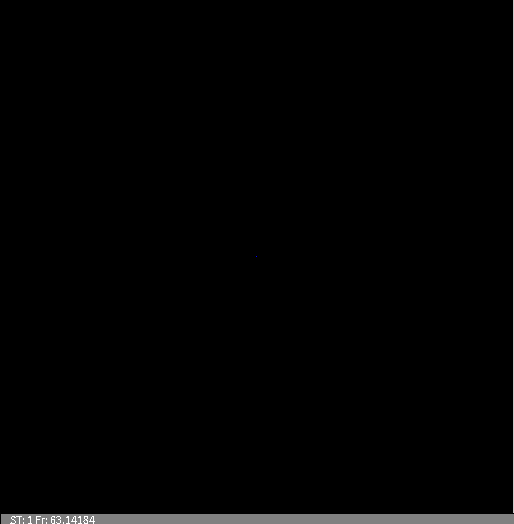
Frame 1 (no input)
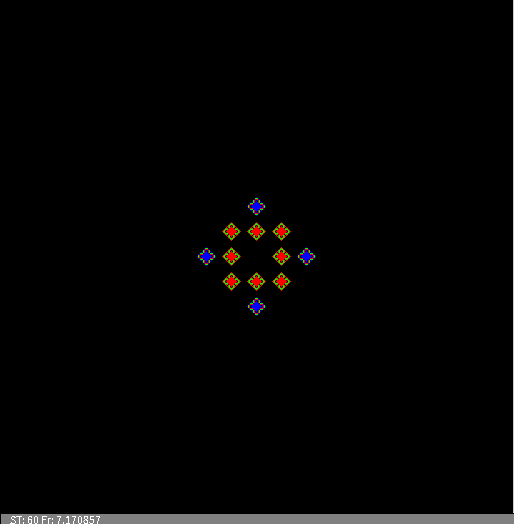
Frame 60 (the mouse pressed at the canvas centre just before this capture)
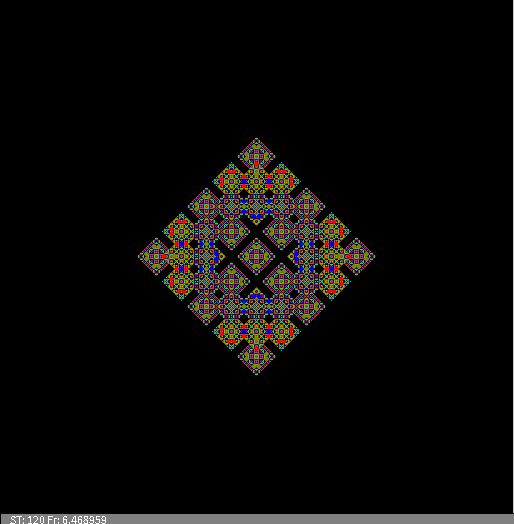
Frame 120 (the mouse held since frame 60 and released just before this capture)

The Processing sketch that drew these frames (run headless with seeded random() and noise(); from frame 60 on, the mouse is pressed at the canvas centre):

// Processing sketch: automat_wzrost2Dv1
// ── automat_wzrost2Dv1.pde
//Dwuwymiarowy, DETERMINISTYCZNY automat komórkowy - reguła "ZSUMUJ Z SĄSIADAMI I WEŹ MODULO". Kroki MC
//Zasiewanie tablicy na początku z zadaną gęstością lub pojedynczą komórką
//////////////////////////////////////////////////////////////////////////////////////////////////////////////////
int WorldSize=513;//Ile chcemy elementów w linii?
int Div=5;
int[][] WorldOld=new int[WorldSize][WorldSize];//Tworzenie tablic - w Processingu zawsze za pomocą alokacji
int[][] WorldNew=new int[WorldSize][WorldSize];
float IDens=0.0;//Początkowa gęstość w tablicy

void setup()
{
  size(514,524);    //Okno nie kwadratowe bo napis
  noSmooth();
  if(IDens>0)
  {
   for(int i=0;i<WorldOld.length;i++) //Zasiewanie tablicy
    for(int j=0;j<WorldOld.length;j++) 
    if(random(1.0)<IDens)
      WorldOld[i][j]=int(random(3));
  }
  else
  {
    WorldOld[WorldSize/2][WorldSize/2]=1;
  }
  frameRate(20);
}


int t=0;
void draw()
{  
  for(int i=0;i<WorldOld.length;i++)//Wizualizacja czyli "rysowanie na ekranie" 
  for(int j=0;j<WorldOld.length;j++) 
  {
    switch(WorldOld[i][j]){ //Instrukcja wyboru pozwala nam wybrać dowolny kolor w zależności od liczby w konmórce
    case 3:stroke(128,128,0);break;
    case 2:stroke(255,0,0);break;
    case 1:stroke(0,0,255);break;
    case 0:stroke(0,0,0);break;
    default: stroke(0,255,0);//To się pojawiac nie powinno
    break;
    }
    
    point(i,j);
  }
  
  for(int i=0;i<WorldOld.length;i++)//Zmiana stanu automatu
  {
       //Reguła - "ZSUMUJ Z SĄSIADAMI I WEŹ MODULO"
       //Zamiast ignorować brzegi można zrobić liczenie indeksów sąsiadów z zawijaniem dzięki reszcie z dzielenia
       int right = (i+1) % WorldSize;      
       //int morer = (i+2) % WorldSize;     
       int left  = (WorldSize+i-1) % WorldSize;
       //int morel = (WorldSize+i-2) % WorldSize;
       
       for(int j=0;j<WorldOld.length;j++) 
       {
       int dw=(j+1) % WorldSize;   
       int up=(WorldSize+j-1) % WorldSize;
       int ile = WorldOld[i][j]
               +WorldOld[left][j]
               +WorldOld[right][j]
               +WorldOld[i][up]
               +WorldOld[i][dw]              
               ;//suma pięciu brana potem modulo 3
    
       WorldNew[i][j]=ile % Div;//Nowy stan zapisujemy na drugą tablicę
       }
   }
   
   //Zamiana tablic
   int[][] WorldTmp=WorldOld;
   WorldOld=WorldNew;
   WorldNew=WorldTmp;
   
   t++;//Kolejne pokolenie/krok/rok
   fill(128);
   rect(0,WorldSize,width,height-WorldSize);//Czyszczący prostokąt
   fill(255);
   text("ST: "+t+" Fr: "+frameRate,10,height);
}
